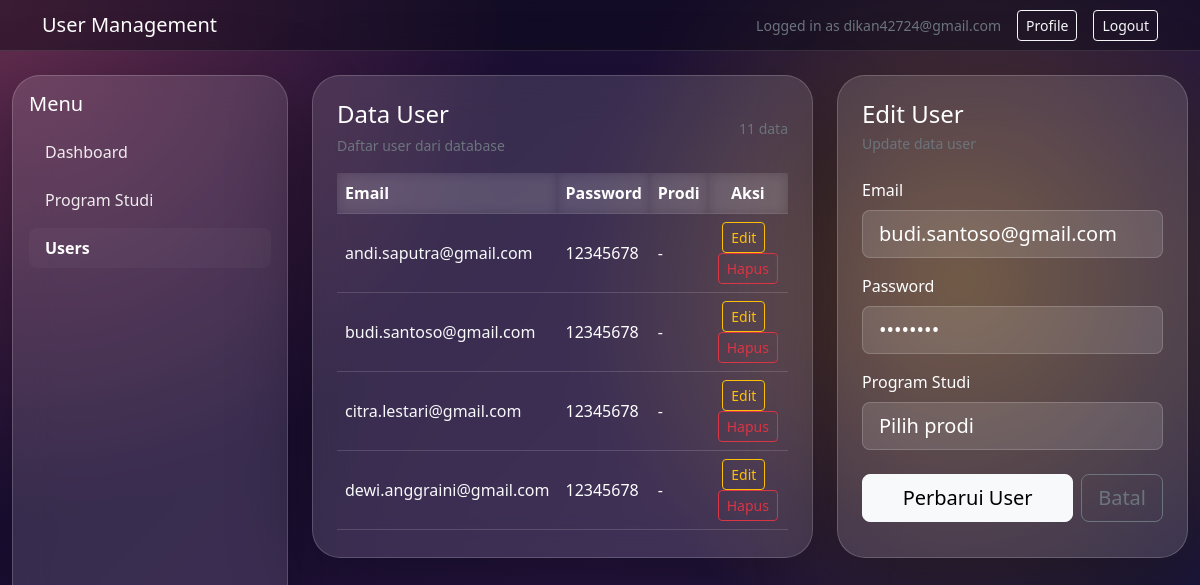
Before: /user.php?edit=13 (signed in) with the older database file.
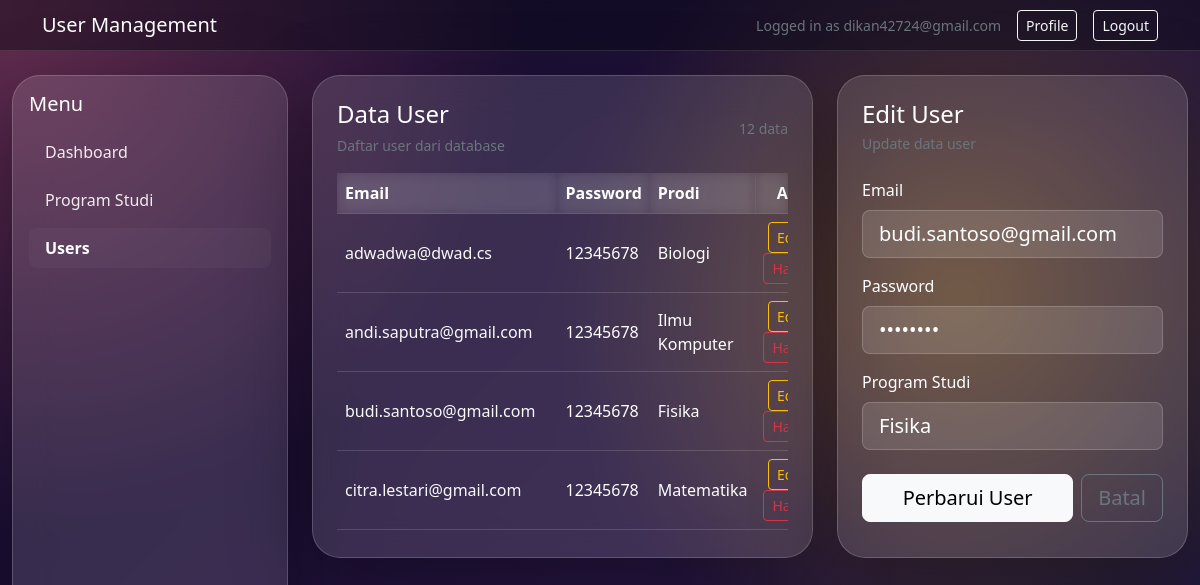
After: the same page with the newer database file.
### tables this page shows
CREATE TABLE `user_tbl` (
  `user_id` int(11) NOT NULL,
  `email` varchar(255) NOT NULL,
  `password` varchar(255) NOT NULL,
  `prodi_id` int(11) NOT NULL
);

CREATE TABLE `prodi_tbl` (
  `prodi_id` int(11) NOT NULL,
  `nama_prodi` varchar(255) NOT NULL
);

### user.php (the view, shortened to what the changed rows need)
<?php
$dbHost = 'localhost';
$dbUser = 'root';
$dbPassword = '';
$dbName = 'pemweb_db';
$error = '';
$emailValue = '';
$passwordValue = '';
$selectedProdiId = '';
$conn = new mysqli($dbHost, $dbUser, $dbPassword, $dbName);
$prodiList = [];
$users = [];
if ($error === '') {
	$prodiResult = $conn->query('SELECT prodi_id, nama_prodi FROM prodi_tbl ORDER BY nama_prodi ASC');
	if ($prodiResult) {
		while ($row = $prodiResult->fetch_assoc()) {
			$prodiList[] = $row;
		}
	}
	if (isset($_GET['edit'])) {
		$editId = intval($_GET['edit']);
		$stmt = $conn->prepare('SELECT user_id, email, password, prodi_id FROM user_tbl WHERE user_id = ?');
		if ($stmt) {
			$stmt->bind_param('i', $editId);
			$stmt->execute();
			$result = $stmt->get_result();
			if ($row = $result->fetch_assoc()) {
				$emailValue = $row['email'];
				$passwordValue = $row['password'];
				$selectedProdiId = $row['prodi_id'];
			}
		}
	}
	$userResult = $conn->query('SELECT u.user_id, u.email, u.password, p.nama_prodi FROM user_tbl u LEFT JOIN prodi_tbl p ON p.prodi_id = u.prodi_id ORDER BY u.email ASC');
	if ($userResult) {
		while ($row = $userResult->fetch_assoc()) {
			$users[] = $row;
		}
	}
}
?>
<!doctype html>
<html lang="en">
<head>
	<link rel="stylesheet" href="css/bootstrap.min.css">
</head>
<body>
	<main class="container-fluid py-4">
		<div class="row g-4">
			<section class="col-12 col-md-9">
				<div class="row g-4">
					<div class="col-12 col-lg-7">
						<div class="card hero-glass p-4 h-100">
					<div class="d-flex justify-content-between align-items-center mb-3">
						<div>
							<h4 class="mb-1">Data User</h4>
							<small class="text-secondary">Daftar user dari database</small>
						</div>
						<div class="text-secondary small"><?php echo count($users); ?> data</div>
					</div>
						<div class="table-responsive">
						<table class="table table-glass align-middle mb-0">
							<thead>
								<tr>
									<th>Email</th>
									<th>Password</th>
									<th>Prodi</th>
									<th class="text-center">Aksi</th>
								</tr>
							</thead>
							<tbody>
								<?php if (count($users) > 0): ?>
									<?php foreach ($users as $user): ?>
										<tr>
											<td>
												<a href="user.php?edit=<?php echo htmlspecialchars($user['user_id'], ENT_QUOTES, 'UTF-8'); ?>" class="text-light text-decoration-none user-email-link" style="cursor: pointer;">
													<?php echo htmlspecialchars($user['email'] ?? '', ENT_QUOTES, 'UTF-8'); ?>
												</a>
											</td>
											<td><?php echo htmlspecialchars($user['password'] ?? '', ENT_QUOTES, 'UTF-8'); ?></td>
											<td><?php echo htmlspecialchars($user['nama_prodi'] ?? '-', ENT_QUOTES, 'UTF-8'); ?></td>
											<td class="text-center">
												<a href="user.php?edit=<?php echo htmlspecialchars($user['user_id'], ENT_QUOTES, 'UTF-8'); ?>" class="btn btn-sm btn-outline-warning me-2">Edit</a>
												<a href="user.php?delete=<?php echo htmlspecialchars($user['user_id'], ENT_QUOTES, 'UTF-8'); ?>" class="btn btn-sm btn-outline-danger" onclick="return confirm('Apakah Anda yakin ingin menghapus user ini?');">Hapus</a>
											</td>
										</tr>
									<?php endforeach; ?>
								<?php else: ?>
									<tr>
										<td colspan="4" class="text-center text-secondary py-4">Belum ada data user.</td>
									</tr>
								<?php endif; ?>
							</tbody>
						</table>
					</div>
						</div>
					</div>
					<div class="col-12 col-lg-5">
						<div class="card hero-glass p-4 h-100">
							<form method="post" action="user.php">
								<div class="mb-3">
									<label for="email" class="form-label">Email</label>
									<input type="email" class="form-control form-control-lg" id="email" name="email" value="<?php echo htmlspecialchars($emailValue, ENT_QUOTES, 'UTF-8'); ?>" placeholder="name@example.com" required>
								</div>
								<div class="mb-3">
									<label for="password" class="form-label">Password</label>
									<input type="password" class="form-control form-control-lg" id="password" name="password" value="<?php echo htmlspecialchars($passwordValue, ENT_QUOTES, 'UTF-8'); ?>" placeholder="Password" required>
								</div>
								<div class="mb-4">
									<label for="prodi_id" class="form-label">Program Studi</label>
									<select class="form-select form-select-lg" id="prodi_id" name="prodi_id" required>
										<option value="">Pilih prodi</option>
										<?php foreach ($prodiList as $prodi): ?>
											<option value="<?php echo htmlspecialchars($prodi['prodi_id'], ENT_QUOTES, 'UTF-8'); ?>" <?php echo ((string)$selectedProdiId === (string)$prodi['prodi_id']) ? 'selected' : ''; ?>>
												<?php echo htmlspecialchars($prodi['nama_prodi'], ENT_QUOTES, 'UTF-8'); ?>
											</option>
										<?php endforeach; ?>
									</select>
								</div>
							</form>
						</div>
					</div>
				</div>
			</section>
		</div>
	</main>
</body>
</html>

Changed rows visible on the page:
no longer on this page (row unchanged): user_tbl: email "dewi.anggraini@gmail.com", password "12345678", nama_prodi "-"
added user_tbl: email "adwadwa@dwad.cs", password "12345678", prodi.nama_prodi "Biologi"
computed for user_tbl "andi.saputra@gmail.com": prodi.nama_prodi "-" → "Ilmu Komputer"
shown differently, row unchanged: user_tbl "budi.santoso@gmail.com": prodi.nama_prodi "-" → "Fisika"; prodi_id (not shown) → "Fisika"
computed for user_tbl "citra.lestari@gmail.com": prodi.nama_prodi "-" → "Matematika"
Other visible differences:
count($users): "11" → "12"
form field prodi_id: "Pilih prodi" → (not shown)
